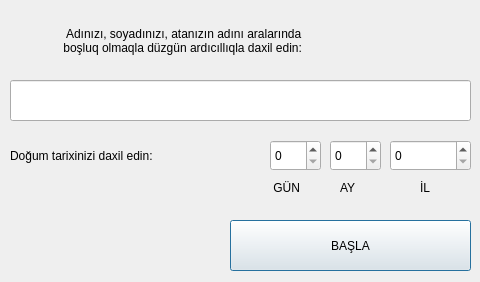
<?xml version="1.0" encoding="UTF-8"?>
<ui version="4.0">
 <class>Identity</class>
 <widget class="QDialog" name="Identity">
  <property name="geometry">
   <rect>
    <x>0</x>
    <y>0</y>
    <width>480</width>
    <height>282</height>
   </rect>
  </property>
  <property name="windowTitle">
   <string>Şəxsi məlumatlar</string>
  </property>
  <widget class="QLabel" name="label">
   <property name="geometry">
    <rect>
     <x>60</x>
     <y>10</y>
     <width>341</width>
     <height>61</height>
    </rect>
   </property>
   <property name="styleSheet">
    <string notr="true">font: oblique 12pt &quot;DejaVu Sans&quot;;</string>
   </property>
   <property name="text">
    <string>  Adınızı, soyadınızı, atanızın adını aralarında 
 boşluq olmaqla düzgün ardıcıllıqla daxil edin:</string>
   </property>
  </widget>
  <widget class="QLineEdit" name="lineEdit">
   <property name="geometry">
    <rect>
     <x>10</x>
     <y>80</y>
     <width>461</width>
     <height>41</height>
    </rect>
   </property>
   <property name="styleSheet">
    <string notr="true">font: oblique 14pt &quot;DejaVu Sans&quot;;</string>
   </property>
   <property name="text">
    <string/>
   </property>
  </widget>
  <widget class="QSpinBox" name="spinBox">
   <property name="geometry">
    <rect>
     <x>270</x>
     <y>140</y>
     <width>51</width>
     <height>31</height>
    </rect>
   </property>
  </widget>
  <widget class="QSpinBox" name="spinBox_2">
   <property name="geometry">
    <rect>
     <x>330</x>
     <y>140</y>
     <width>51</width>
     <height>31</height>
    </rect>
   </property>
  </widget>
  <widget class="QSpinBox" name="spinBox_3">
   <property name="geometry">
    <rect>
     <x>390</x>
     <y>140</y>
     <width>81</width>
     <height>31</height>
    </rect>
   </property>
   <property name="maximum">
    <number>3000</number>
   </property>
  </widget>
  <widget class="QLabel" name="label_2">
   <property name="geometry">
    <rect>
     <x>10</x>
     <y>140</y>
     <width>251</width>
     <height>31</height>
    </rect>
   </property>
   <property name="styleSheet">
    <string notr="true">font: oblique 13pt &quot;DejaVu Sans&quot;;</string>
   </property>
   <property name="text">
    <string>Doğum tarixinizi daxil edin:</string>
   </property>
  </widget>
  <widget class="QLabel" name="label_3">
   <property name="geometry">
    <rect>
     <x>270</x>
     <y>180</y>
     <width>41</width>
     <height>16</height>
    </rect>
   </property>
   <property name="styleSheet">
    <string notr="true">font: oblique 11pt &quot;DejaVu Sans&quot;;</string>
   </property>
   <property name="text">
    <string> GÜN</string>
   </property>
  </widget>
  <widget class="QLabel" name="label_4">
   <property name="geometry">
    <rect>
     <x>340</x>
     <y>180</y>
     <width>31</width>
     <height>16</height>
    </rect>
   </property>
   <property name="styleSheet">
    <string notr="true">font: oblique 11pt &quot;DejaVu Sans&quot;;</string>
   </property>
   <property name="text">
    <string>AY</string>
   </property>
  </widget>
  <widget class="QLabel" name="label_5">
   <property name="geometry">
    <rect>
     <x>420</x>
     <y>180</y>
     <width>31</width>
     <height>16</height>
    </rect>
   </property>
   <property name="styleSheet">
    <string notr="true">font: oblique 11pt &quot;DejaVu Sans&quot;;</string>
   </property>
   <property name="text">
    <string>İL</string>
   </property>
  </widget>
  <widget class="QPushButton" name="pushButton">
   <property name="geometry">
    <rect>
     <x>230</x>
     <y>220</y>
     <width>241</width>
     <height>51</height>
    </rect>
   </property>
   <property name="styleSheet">
    <string notr="true">font: oblique 26pt &quot;DejaVu Sans&quot;;</string>
   </property>
   <property name="text">
    <string>BAŞLA</string>
   </property>
  </widget>
  <widget class="QLabel" name="label_6">
   <property name="geometry">
    <rect>
     <x>20</x>
     <y>229</y>
     <width>201</width>
     <height>31</height>
    </rect>
   </property>
   <property name="styleSheet">
    <string notr="true">font: oblique 12pt &quot;DejaVu Sans&quot;;</string>
   </property>
   <property name="text">
    <string/>
   </property>
  </widget>
 </widget>
 <resources/>
 <connections/>
</ui>
